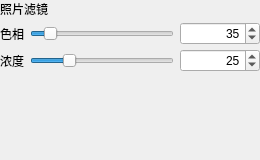
<?xml version="1.0" encoding="UTF-8"?>
<ui version="4.0">
 <class>AdjPhotoFilter</class>
 <widget class="QWidget" name="AdjPhotoFilter">
  <property name="geometry">
   <rect><x>0</x><y>0</y><width>260</width><height>160</height></rect>
  </property>
  <layout class="QVBoxLayout" name="rootLayout">
   <property name="spacing"><number>4</number></property>
   <property name="leftMargin"><number>0</number></property>
   <property name="topMargin"><number>0</number></property>
   <property name="rightMargin"><number>0</number></property>
   <property name="bottomMargin"><number>0</number></property>
           <item>
            <widget class="QLabel" name="labelTitle">
             <property name="visible"><bool>false</bool></property>
             <property name="text"><string>照片滤镜</string></property>
            </widget>
           </item>
           <item>
            <layout class="QGridLayout" name="grid">

             <property name="horizontalSpacing"><number>6</number></property>
             <property name="verticalSpacing"><number>4</number></property>
              <item row="0" column="0">
               <widget class="QLabel" name="label_hue">
                <property name="text"><string>色相</string></property>
               </widget>
              </item>
              <item row="0" column="1">
               <widget class="QSlider" name="slider_hue">
                <property name="sizePolicy">
                 <sizepolicy hsizetype="Expanding" vsizetype="Fixed">
                  <horstretch>1</horstretch>
                  <verstretch>0</verstretch>
                 </sizepolicy>
                </property>
                <property name="orientation"><enum>Qt::Orientation::Horizontal</enum></property>
                <property name="minimum"><number>0</number></property>
                <property name="maximum"><number>360</number></property>
                <property name="value"><number>35</number></property>
               </widget>
              </item>
              <item row="0" column="2">
               <widget class="QSpinBox" name="spin_hue">
                <property name="sizePolicy">
                 <sizepolicy hsizetype="Fixed" vsizetype="Fixed">
                  <horstretch>0</horstretch>
                  <verstretch>0</verstretch>
                 </sizepolicy>
                </property>
                <property name="minimumSize">
                 <size>
                  <width>80</width>
                  <height>0</height>
                 </size>
                </property>
                <property name="maximumSize">
                 <size>
                  <width>96</width>
                  <height>16777215</height>
                 </size>
                </property>
                <property name="alignment">
                 <set>Qt::AlignmentFlag::AlignRight|Qt::AlignmentFlag::AlignVCenter</set>
                </property>
                <property name="minimum"><number>0</number></property>
                <property name="maximum"><number>360</number></property>
                <property name="value"><number>35</number></property>
               </widget>
              </item>
              <item row="1" column="0">
               <widget class="QLabel" name="label_density">
                <property name="text"><string>浓度</string></property>
               </widget>
              </item>
              <item row="1" column="1">
               <widget class="QSlider" name="slider_density">
                <property name="sizePolicy">
                 <sizepolicy hsizetype="Expanding" vsizetype="Fixed">
                  <horstretch>1</horstretch>
                  <verstretch>0</verstretch>
                 </sizepolicy>
                </property>
                <property name="orientation"><enum>Qt::Orientation::Horizontal</enum></property>
                <property name="minimum"><number>0</number></property>
                <property name="maximum"><number>100</number></property>
                <property name="value"><number>25</number></property>
               </widget>
              </item>
              <item row="1" column="2">
               <widget class="QSpinBox" name="spin_density">
                <property name="sizePolicy">
                 <sizepolicy hsizetype="Fixed" vsizetype="Fixed">
                  <horstretch>0</horstretch>
                  <verstretch>0</verstretch>
                 </sizepolicy>
                </property>
                <property name="minimumSize">
                 <size>
                  <width>80</width>
                  <height>0</height>
                 </size>
                </property>
                <property name="maximumSize">
                 <size>
                  <width>96</width>
                  <height>16777215</height>
                 </size>
                </property>
                <property name="alignment">
                 <set>Qt::AlignmentFlag::AlignRight|Qt::AlignmentFlag::AlignVCenter</set>
                </property>
                <property name="minimum"><number>0</number></property>
                <property name="maximum"><number>100</number></property>
                <property name="value"><number>25</number></property>
               </widget>
              </item>
            </layout>
           </item>   <item>
    <spacer name="vSpacer">
     <property name="orientation"><enum>Qt::Orientation::Vertical</enum></property>
     <property name="sizeHint" stdset="0"><size><width>20</width><height>1</height></size></property>
    </spacer>
   </item>
  </layout>
 </widget>
 <resources/>
 <connections/>
</ui>
